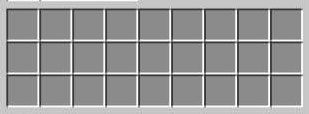
#> input picture Housie/tc.png, 309 x 114 px
$ python tamb.py
#> lines starting #> are read from the running program, lines starting #| are printed output that depends on the picture
import random
from PIL import Image, ImageDraw, ImageFont
def ticket(tnum):
#> called with tnum = 0
    tam=[[0,0,0,0,0,0,0,0,0],
         [0,0,0,0,0,0,0,0,0],
         [0,0,0,0,0,0,0,0,0]]
    for ls in tam:
        for i in range(5):
            num_gen(ls)
    image = Image.open('./tc.png')
#> image is the input picture: PIL image 309x114 RGB; min 17, max 255, mean 151.6
    draw = ImageDraw.Draw(image)
    font = ImageFont.truetype('Roboto-Bold.ttf', size=16)
    color = 'rgb(0, 0, 0)'
    for i in tam:
        for j in range(len(i)):
            if i[j] != 0:
                draw.text((20+ 31.5*(j), 20+ (31*(tam.index(i)))), str(i[j]), fill=color, font=font)
            else:
                continue
    print('Created Ticket#',tnum)
    prnt='ticket#'+str(tnum)+'.png'
    image.save(prnt)
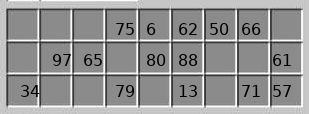
#> saved as ticket#0.png: PIL image 309x114 RGB; min 0, max 255, mean 147.7
def num_gen(ls):
    k=random.randint(1,100)
    if k not in ls:
        pos=random.randint(0,8)
        ps= pos-2
        pst= pos+2
        if pos==0 or pos==1 or pos==2:
            ps+=2
        elif pos==8 or pos==7 or pos ==6:
            pst-=2

        if ls[pos]==0 and (ls[ps]==0 or ls[pst]==0):
            ls[pos]=k
            return
        else:
            num_gen(ls)
    else:
        num_gen(ls)

nt= 12
"""nt= int(input('Enter no. of tickets to be created:'))""" #uncommnet this to make tickets according to wanted amount.
for tnum in range(nt):
    ticket(tnum)
